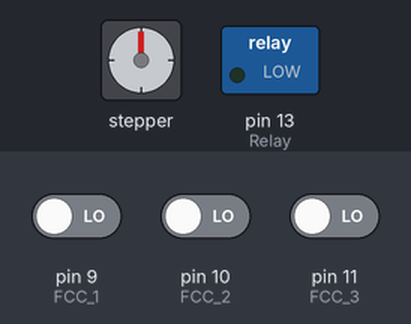
Recording of a program running on a simulated Arduino Uno, built with avr-gcc and run on an emulated ATmega328P. Shown: stepper motor, switched loads named in the program (green lamp = pin HIGH). Wiring (inferred from the names in the program): stepper motor driver (200 steps per turn assumed): step pin 3; direction pin 6. The inputs (shaded band) are chosen by the test bench; at power-on: pin 9 (FCC_1) LOW, pin 10 (FCC_2) LOW, pin 11 (FCC_3) LOW. Pins used as bus, display or sensor lines are not drawn.

Above: at 1.2 s.
1.3 s: pin 9 (FCC_1) driven HIGH and pin 10 (FCC_2) driven HIGH
At 2.2 s:
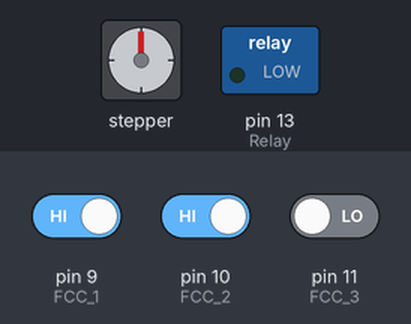
Timing chart, 0 to 65.8 s (numbered marks = the images above; inputs shaded):
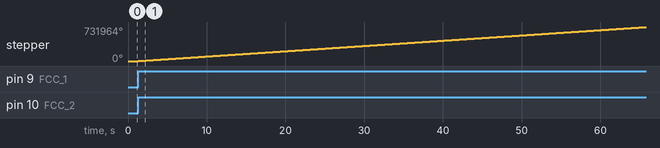

Measured:
- after the input at 1.3 s, stepper: keeps turning clockwise at about 11348°/s, starting at once

The program:

main.cpp
```cpp
//PRACTICA DEL TALADRO
#include <Arduino.h>
const int dirPin=6;
const int stepPin=3;
const int FCC_1=9; //BAJAR
const int FCC_2=10; //SUBIR
const int FCC_3=11; //HOME
const int FCC_4=12;
const int Relay=13;
const int stepper_EN=8;
const int steps=200;
bool HOME=true;
bool SUBIR=true;
bool BAJAR=true;

int stepDelay;
void setup() {
 Serial.begin(9600);
 //Marcar pines como salida
 pinMode(dirPin,OUTPUT);
 pinMode(stepPin,OUTPUT);
 pinMode(stepper_EN,OUTPUT);
 pinMode(Relay,OUTPUT);

 //Marcar pines como entrada
 pinMode(FCC_1,INPUT);
 pinMode(FCC_2,INPUT);
 pinMode(FCC_3,INPUT);
 pinMode(FCC_4,INPUT);
}
void turn(int speed){
  for(int x=0;x<steps*1;x++){
    digitalWrite(stepPin,HIGH);
    delayMicroseconds(speed);
    digitalWrite(stepPin,LOW);
  }
}
void loop() {
 HOME=digitalRead(FCC_3);
 BAJAR=digitalRead(FCC_1);
 SUBIR=digitalRead(FCC_2);
 while(HOME==0 && BAJAR==1 && SUBIR==1){
  //Va casa
  digitalWrite(dirPin,HIGH);
  turn(150);
  digitalWrite(Relay,LOW);
 }
 while(HOME==1 && BAJAR==0 && SUBIR==1){
  digitalWrite(dirPin,LOW);
  turn(250);
  digitalWrite(Relay,HIGH);
 }
 while(HOME==1 && BAJAR==1 && SUBIR==0){
  digitalWrite(dirPin,HIGH);
  turn(150);
  digitalWrite(Relay,HIGH);
 }
}
```
